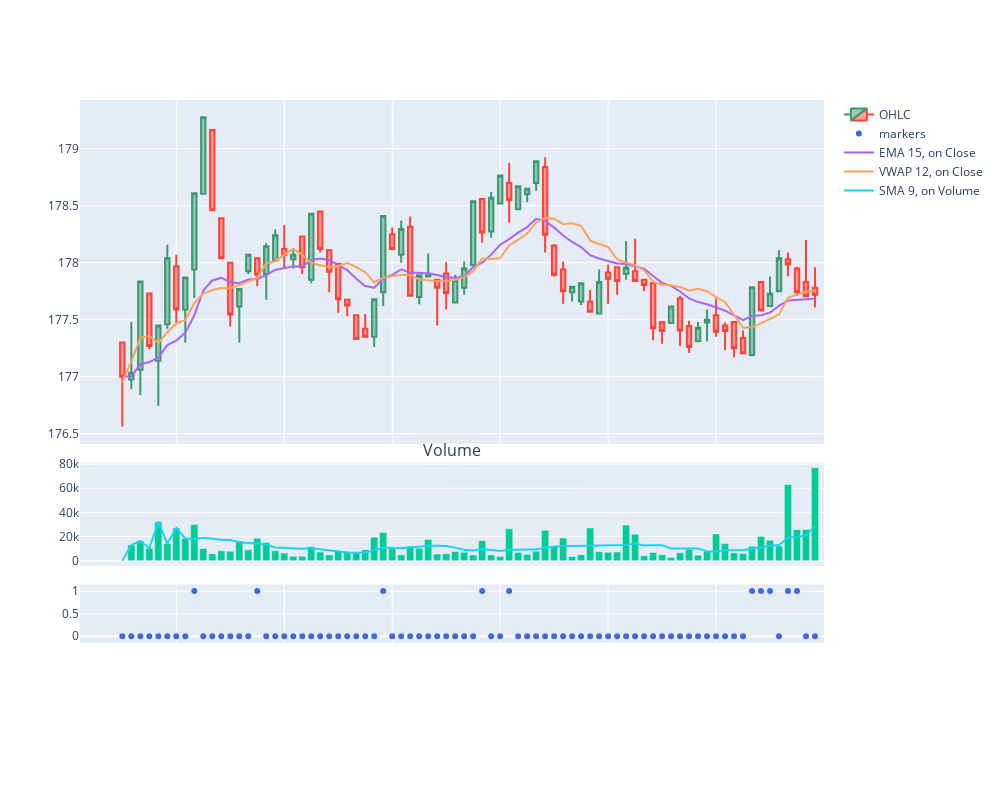
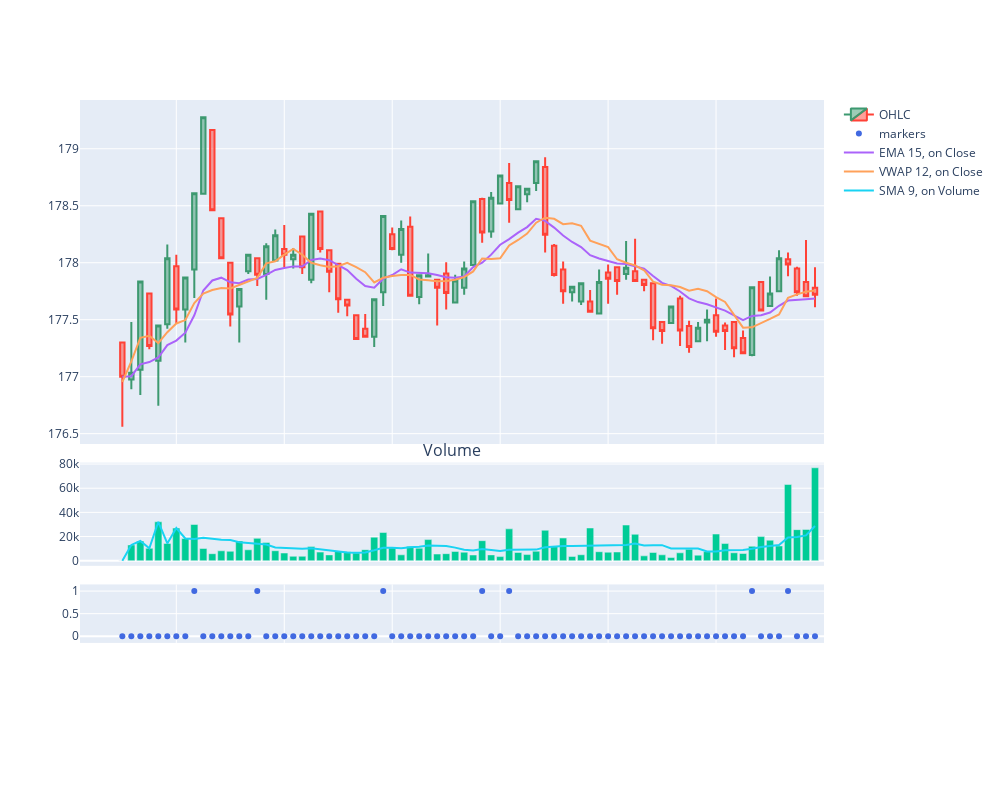
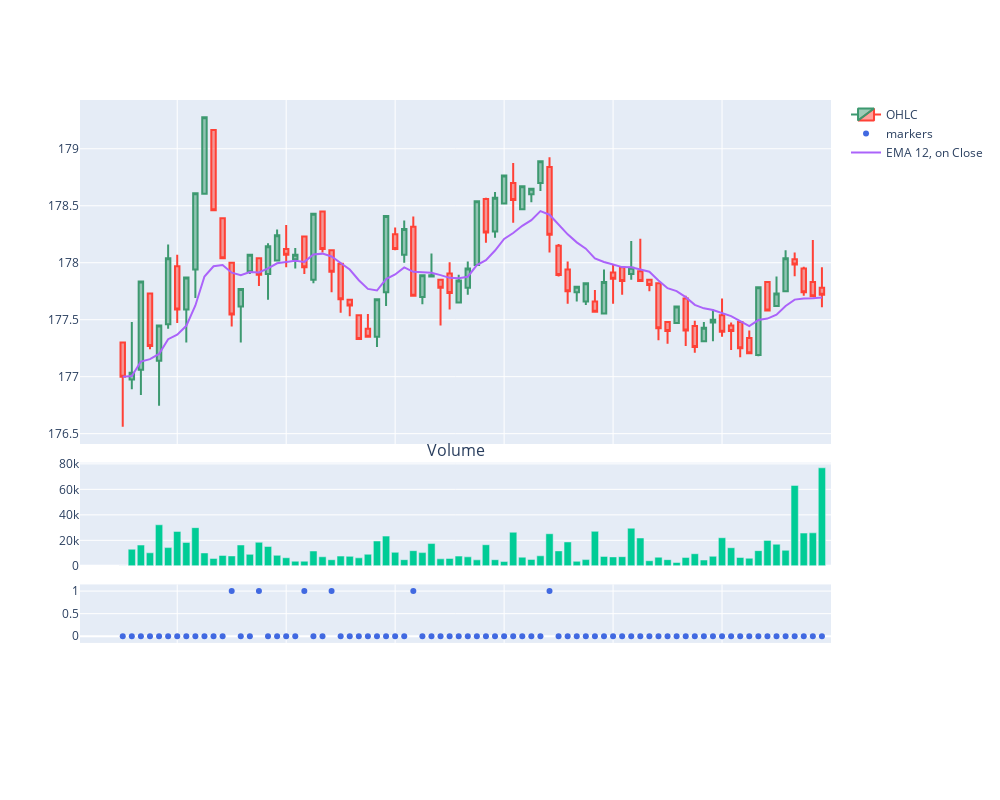

Source (notebook cell) for these figures, in order:
### Code cell
period = 9
indicator =  "SMA"
v_crossover = Crossover(period, indicator = indicator, on = "Volume", invert = False, eps = 0.2)

period = 15
indicator =  "EMA"
ema_crossover = Crossover(period, indicator = indicator, on = "Close", invert = False)

period = 12
indicator =  "VWAP"
vwap_crossover = Crossover(period, indicator = indicator, on = "Close", invert = False)
#vwap_crossover.plot_signals(con = True)

signal_list = [ ema_crossover, vwap_crossover,v_crossover]
#signal_list = [vwap_crossover]
#signal_list = [ ema_crossover]
ma_confl = Confluence(signals_list = signal_list, max_signals = 3)
ma_confl.plot_signals(data, con = True)
ma_confl.plot_signals(data, con = False)
buy_signal = ma_confl


print("sell signal")
period = 12
indicator =  "EMA"
sell_signal = Crossover(period, indicator = indicator, on = "Close", invert = True)
sell_signal.plot_signals(data, con = False)
